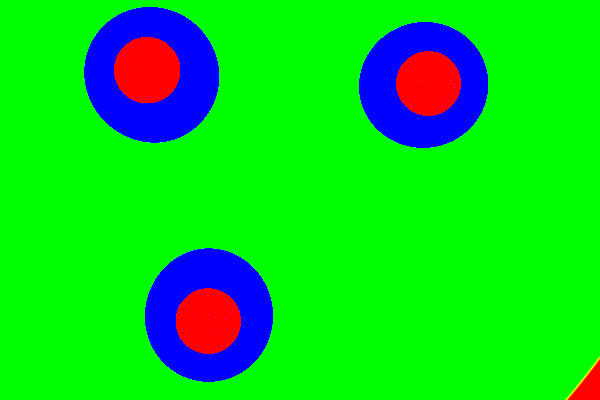
Frame 1 (no input)
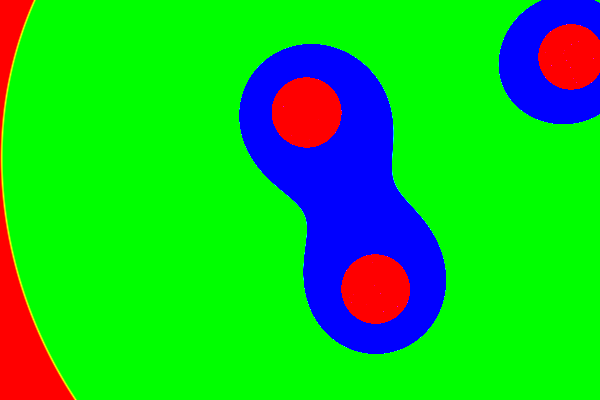
Frame 60 (no input)
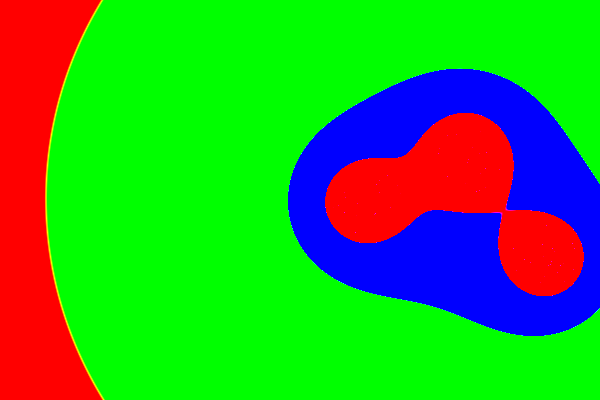
Frame 120 (the mouse pressed at the canvas centre since frame 60)

The p5.js sketch that drew these frames (run headless with seeded random() and noise() and a simulated clock; from frame 60 on, the mouse is pressed at the canvas centre):

// p5.js sketch
// ── sketch.js
let width = 600;
let height = 400;

let blobs = [];
let blobCount = 3;

function setup() {
    createCanvas(width, height);
    for (let i = 0; i < blobCount; i++) {
        blobs[i] = new Blob(random(width), random(height));

    }
}


function draw() {
    background(0);
    loadPixels();

    for (let x = 0; x < width; x++) {
        for (let y = 0; y < height; y++) {
            let index = 4 * (x + y * width);
            let colSum = 0;
            for(let i = 0; i < blobs.length; i++){
                let d = dist(x, y, blobs[i].pos.x, blobs[i].pos.y)
                let col = 200 * blobs[i].r / d;
                colSum += col;
            }
            let hsbCol = HSBtoRGB(colSum, 255,255)
            pixels[index + 0] = hsbCol[0];
            pixels[index + 1] = hsbCol[1];
            pixels[index + 2] = hsbCol[2];
            pixels[index + 3] = 255;
        }
    }

    updatePixels();

    for (let i = 0; i < blobs.length; i++) {
        blobs[i].update();
        //blobs[i].show();
    }

}

function HSBtoRGB( h,s,v )
{
    let r,g,b;
	let i;
	let f, p, q, t;
	if( s == 0 ) {
		// achromatic (grey)
		r = g = b = v;
		return;
	}
	h /= 60;			// sector 0 to 5
	i = floor( h );
	f = h - i;			// factorial part of h
	p = v * ( 1 - s );
	q = v * ( 1 - s * f );
	t = v * ( 1 - s * ( 1 - f ) );
	switch( i ) {
		case 0:
			r = v;
			g = t;
			b = p;
			break;
		case 1:
			r = q;
			g = v;
			b = p;
			break;
		case 2:
			r = p;
			g = v;
			b = t;
			break;
		case 3:
			r = p;
			g = q;
			b = v;
			break;
		case 4:
			r = t;
			g = p;
			b = v;
			break;
		default:		// case 5:
			r = v;
			g = p;
			b = q;
			break;
    }
    return [r,g,b];
}

// ── blob.js
class Blob{
    constructor(x,y){
        this.pos = createVector(x,y)
        this.vel =  p5.Vector.random2D(width, height);
        this.vel.mult(random(2,5));
        this.r = 40;
    }

    update(){
        this.pos.add(this.vel);
        if(this.pos.x > width || this.pos.x < 0){
            this.vel.x *= -1;
        }
        if(this.pos.y > height || this.pos.y < 0){
            this.vel.y *= -1;
        }
    }

    show(){
        noFill();
        stroke(0);
        strokeWeight(4);
        ellipse(this.pos.x, this.pos.y, this.r * 2, this.r*2);
    }
}
